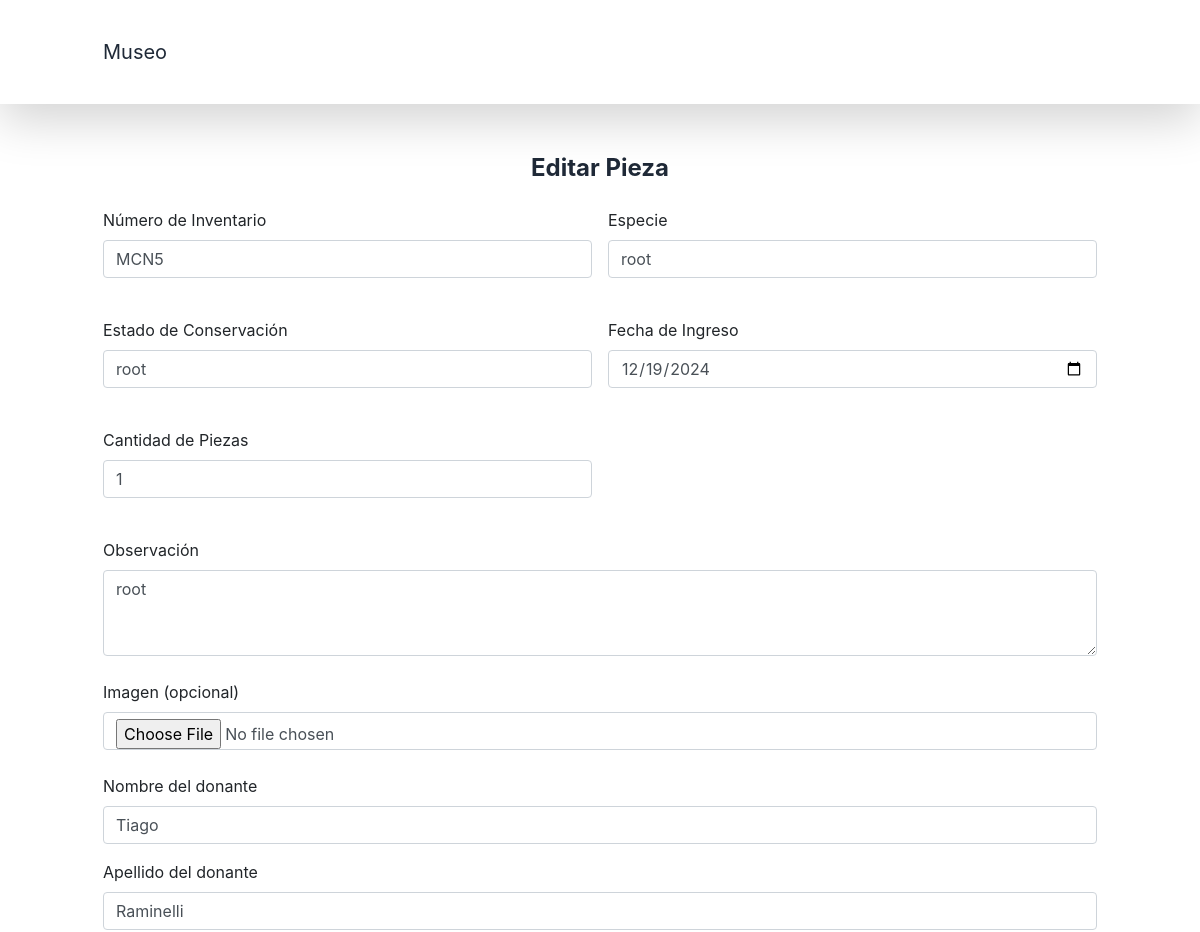
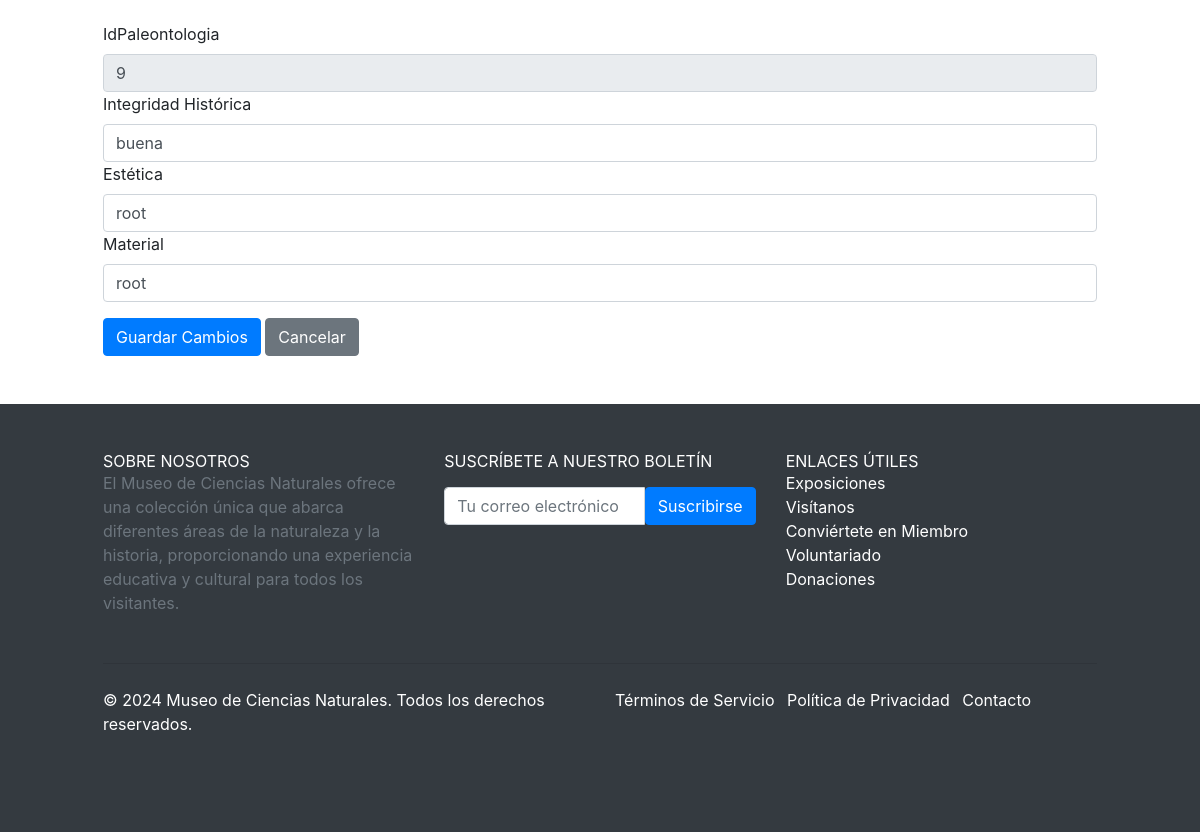
The page /listados/funciones/editarPieza.php?id=130&clasificacion=Arqueología (signed in) on the database its author committed (2 pictures, top to bottom).
### tables this page shows
CREATE TABLE `pieza` (
  `idPieza` int(11) NOT NULL,
  `num_inventario` varchar(255) DEFAULT NULL,
  `especie` varchar(255) DEFAULT NULL,
  `estado_conservacion` varchar(255) DEFAULT NULL,
  `fecha_ingreso` date DEFAULT NULL,
  `cantidad_de_piezas` varchar(255) DEFAULT NULL,
  `clasificacion` varchar(255) DEFAULT NULL,
  `observacion` varchar(255) DEFAULT NULL,
  `imagen` varchar(255) DEFAULT NULL,
  `Donante_idDonante` int(11) NOT NULL
);

CREATE TABLE `donante` (
  `idDonante` int(11) NOT NULL,
  `nombre` varchar(255) DEFAULT NULL,
  `apellido` varchar(255) DEFAULT NULL,
  `fecha` date DEFAULT NULL
);

CREATE TABLE `arqueologia` (
  `idArqueologia` int(11) NOT NULL,
  `integridad_historica` varchar(255) DEFAULT NULL,
  `estetica` varchar(255) DEFAULT NULL,
  `material` varchar(255) DEFAULT NULL,
  `Pieza_idPieza` int(11) NOT NULL
);

### modelo/pieza.php (called while the page is built, shortened)
<?php
require_once "bd.php";
class Pieza {
    protected $conection;
    private function getConection() {
        $db = new Db();
        $this->conection = $db->conection;
    }
public function getPiezaByIdAndClasificacionAndDonante($id, $clasificacion) {
    $clasificacionTablaMap = [
        'Paleontología' => 'Paleontologia',
        'Osteología' => 'Osteologia',
        'Ictiología' => 'Ictiologia',
        'Geología' => 'Geologia',
        'Botánica' => 'botanica',
        'Zoología' => 'Zoologia',
        'Arqueología' => 'Arqueologia',
        'Octología' => 'Octologia'
    ];
    $tablaRelacionada = $clasificacionTablaMap[$clasificacion];
    $sql = "SELECT *
    FROM pieza
    INNER JOIN $tablaRelacionada ON pieza.idPieza = $tablaRelacionada.Pieza_idPieza
    INNER JOIN donante ON pieza.Donante_idDonante = donante.idDonante
    WHERE pieza.idPieza = ?;
    ";
    $stmt = $this->conection->prepare($sql);
    $stmt->execute([$id]);
    return $stmt->fetch(PDO::FETCH_ASSOC);
}
}
?>

### modelo/bd.php (called while the page is built, shortened)
<?php
class Db {
	public function __construct($host='localhost',$db_name='museo',$db_user='root',$db_pass='') {
		$this->host = $host;
		$this->db = $db_name;
		$this->user = $db_user;
		$this->pass = $db_pass;
		try {
           $this->conection = new PDO('mysql:host='.$this->host.'; dbname='.$this->db, $this->user, $this->pass);
        } catch (PDOException $e) {
            echo $e->getCode()." ; ".$e->getMessage();
            exit();
        }
	}
}

### listados/funciones/editarPieza.php (the view, shortened to what this page needs)
<?php
require_once "../../modelo/bd.php";
require_once "../../modelo/pieza.php";
if ($_SERVER['REQUEST_METHOD'] == 'GET') {
    if (isset($_GET['id']) && isset($_GET['clasificacion'])) {
        $idPieza = filter_input(INPUT_GET, 'id', FILTER_VALIDATE_INT);
        $clasificacion = $_GET['clasificacion'];
        if ($idPieza && $clasificacion) {
            $pieza = new Pieza();
            $datos = $pieza->getPiezaByIdAndClasificacionAndDonante($idPieza, $clasificacion);
        } else {
            echo "ID o clasificación no válidos.";
        }
    } else {
        echo "Parámetros no recibidos.";
    }
}
?>
<!DOCTYPE html>
<html lang="es">
<head>
    <link rel="stylesheet" href="https://stackpath.bootstrapcdn.com/bootstrap/4.5.2/css/bootstrap.min.css">
    <script src="https://cdn.tailwindcss.com"></script>
</head>
<body>
<?php include('../../includes/navFunciones.php') ?>
<div class="container my-5">
    <h2 class="text-center text-2xl font-bold text-gray-800 mb-4">Editar Pieza</h2>
    <form action="./cargarPieza.php" method="post" id="piezaForm" enctype="multipart/form-data">
        <div class="grid grid-cols-1 md:grid-cols-2 gap-4 mb-4">
            <div class="mb-3">
                <label for="num_inventario" class="form-label">Número de Inventario</label>
                <input type="text" class="form-control" id="num_inventario" name="num_inventario" required
                       value="<?= isset($datos['num_inventario']) ? htmlspecialchars($datos['num_inventario']) : '' ?>">
            </div>
            <div class="mb-3">
                <label for="especie" class="form-label">Especie</label>
                <input type="text" class="form-control" id="especie" name="especieP" required
                       value="<?= isset($datos['especie']) ? htmlspecialchars($datos['especie']) : '' ?>">
            </div>
        </div>
        <div class="grid grid-cols-1 md:grid-cols-2 gap-4 mb-4">
            <div class="mb-3">
                <label for="estado_conservacion" class="form-label">Estado de Conservación</label>
                <input type="text" class="form-control" id="estado_conservacion" name="estado_conservacion" required
                       value="<?= isset($datos['estado_conservacion']) ? htmlspecialchars($datos['estado_conservacion']) : '' ?>">
            </div>
            <div class="mb-3">
                <label for="fecha_ingreso" class="form-label">Fecha de Ingreso</label>
                <input type="date" class="form-control" id="fecha_ingreso" name="fecha_ingreso" required
                       value="<?= isset($datos['fecha_ingreso']) ? htmlspecialchars($datos['fecha_ingreso']) : '' ?>">
            </div>
        </div>
        <div class="grid grid-cols-1 md:grid-cols-2 gap-4 mb-4">
            <div class="mb-3">
                <label for="cantidad_de_piezas" class="form-label">Cantidad de Piezas</label>
                <input type="text" class="form-control" id="cantidad_de_piezas" name="cantidad_de_piezas" required
                       value="<?= isset($datos['cantidad_de_piezas']) ? htmlspecialchars($datos['cantidad_de_piezas']) : '' ?>">
            </div>
        </div>
        <div class="mb-4">
            <label for="observacion" class="form-label">Observación</label>
            <textarea class="form-control" id="observacion" name="observacion" rows="3" required><?= isset($datos['observacion']) ? htmlspecialchars($datos['observacion']) : '' ?></textarea>
        </div>
        <div class="mb-4">
            <label for="imagen" class="form-label">Imagen (opcional)</label>
            <input type="file" class="form-control" id="imagen" name="imagen">
        </div>
        <div class="mb-4 bg-white rounded ">
            <div class="mb-3">
                <label for="nombre" class="form-label">Nombre del donante</label>
                <input type="text" id="donante_nombre" class="form-control" name="donante_nombre" value="<?= htmlspecialchars($datos['nombre']) ?>" >
            </div>
            <div class="mb-3">
                <label for="apellido" class="form-label">Apellido del donante</label>
                <input type="text" id="donante_apellido" class="form-control" name="donante_apellido" value="<?= htmlspecialchars($datos['apellido']) ?>" >
            </div>
        </div>
        <?php if ($clasificacion == 'Arqueología') { ?>
    <div id="form-arqueologia" class="form-group mb-3">
        <label for="idArqueologia" class="form-label">IdPaleontologia</label>
        <input type="text" class="form-control" name="idArqueologia" value="<?= isset($datos['idArqueologia']) ? htmlspecialchars($datos['idArqueologia']) : '' ?>" readonly>
        <label for="integridad_historica" class="form-label">Integridad Histórica</label>
        <input type="text" class="form-control" id="integridad_historica" name="integridad_historica" value="<?= isset($datos['integridad_historica']) ? htmlspecialchars($datos['integridad_historica']) : '' ?>" required>
        <label for="estetica" class="form-label">Estética</label>
        <input type="text" class="form-control" id="estetica" name="estetica" value="<?= isset($datos['estetica']) ? htmlspecialchars($datos['estetica']) : '' ?>" required>
        <label for="material" class="form-label">Material</label>
        <input type="text" class="form-control" id="material" name="material" value="<?= isset($datos['material']) ? htmlspecialchars($datos['material']) : '' ?>" required>
    </div>
<?php } ?>
        <button type="submit" class="btn btn-primary">Guardar Cambios</button>
        <a href="../piezasListado.php" class="btn btn-secondary">Cancelar</a>
    </form>
</div>
</body>
<?php include("../../includes/footer.php"); ?>
</html>

### rows shown on the page
pieza: num_inventario "MCN5", especieP "root", estado_conservacion "root", fecha_ingreso "12/19/2024", cantidad_de_piezas "1", observacion "root", donante_nombre "Tiago", donante_apellido "Raminelli", idArqueologia "9", integridad_historica "buena", estetica "root", material "root"
